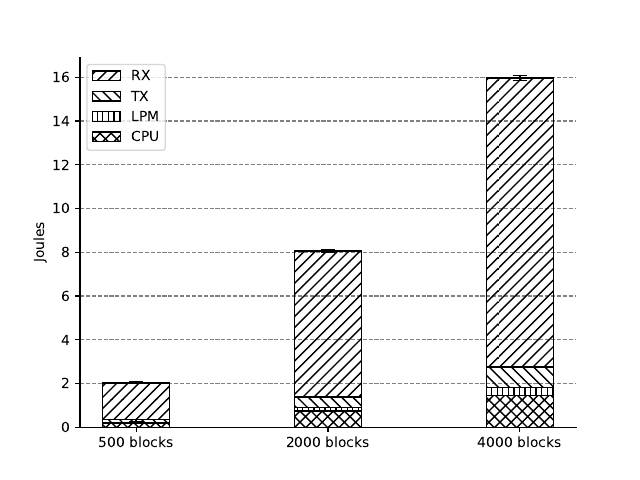

Write Python code to recreate this figure.
import matplotlib.pyplot as plt
import numpy as np

N = 3
CPU = np.array([0.1838042816, 0.7334787415, 1.460498822])
LPM = np.array([0.04484839417, 0.1782684613, 0.3527386414])
TX = np.array([0.1194598389, 0.476189209, 0.9447739014])
RX = np.array([1.678172241, 6.673886536, 13.21756384])

CPUstd = np.array([0.000918334576, 0.001986588496, 0.002718812919])
LPMstd = np.array([0.001208184762, 0.001536797951, 0.003600616008])
TXstd = np.array([0.001205785423, 0.003752072953, 0.001893914224])
RXstd = np.array([0.0405420135, 0.05134885381, 0.1207698144])

ind = np.arange(N)
width = 0.35

# Plot bars
p1 = plt.bar(ind, CPU, width, fill=False, hatch="xxx", yerr=CPUstd,  ecolor="k", capsize=5, label="CPU")
p2 = plt.bar(ind, LPM, width, fill=False, hatch="|||", bottom=CPU, yerr=LPMstd,  ecolor="k", capsize=5, label="LPM")
p3 = plt.bar(ind, TX, width, fill=False, hatch="\\\\\\", bottom=CPU+LPM, yerr=TXstd,  ecolor="k", capsize=5, label="TX")
p4 = plt.bar(ind, RX, width, fill=False, hatch="///", bottom=CPU+LPM+TX, yerr=RXstd,  ecolor="k", capsize=5, label="RX")

# Labels
plt.ylabel("Joules")
plt.xticks(ind, ("500 blocks", "2000 blocks", "4000 blocks"))

# Axis
plt.gca().spines["right"].set_visible(False)
plt.gca().spines["top"].set_visible(False)
plt.gca().yaxis.grid(True, color="gray", linestyle="dashed")
plt.gca().set_axisbelow(True)

# Legend
handles, labels = plt.gca().get_legend_handles_labels()
plt.gca().legend(reversed(handles), reversed(labels), loc="upper left")

#plt.show()
plt.savefig("client-image.pdf")